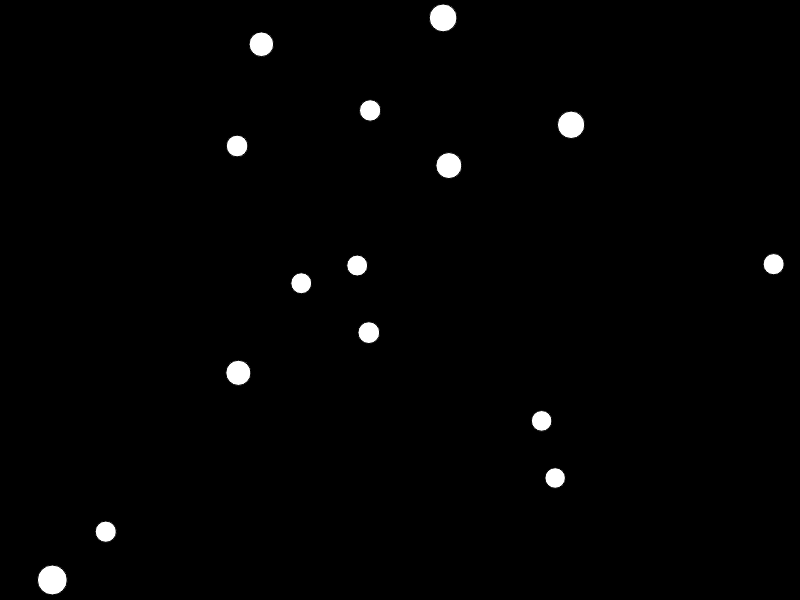
Frame 1 (no input)
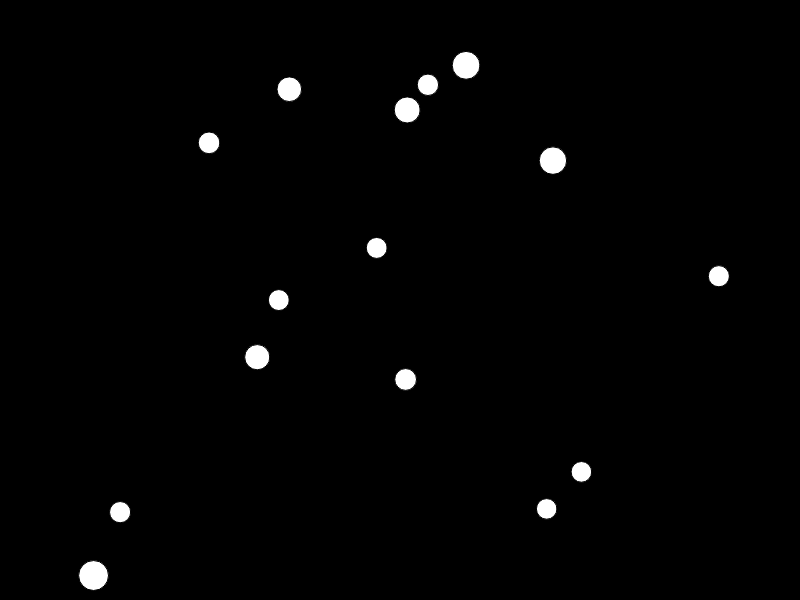
Frame 60 (no input)
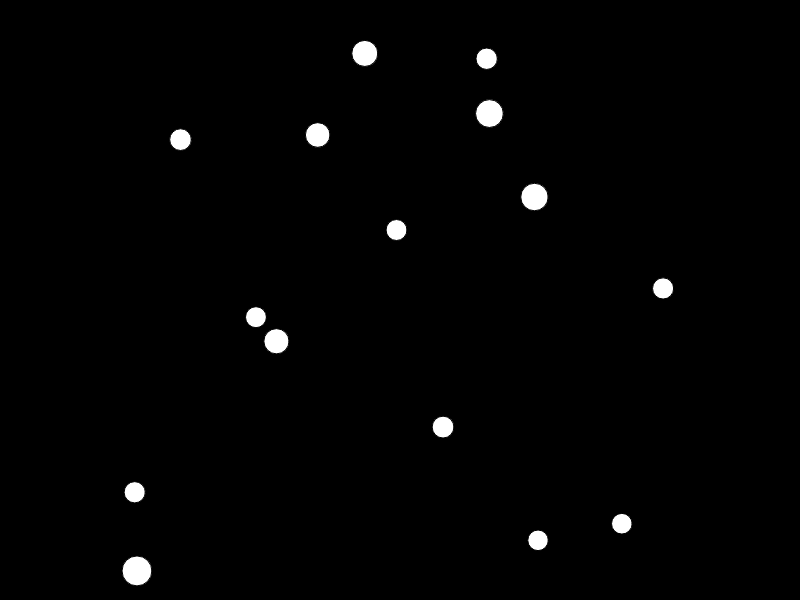
Frame 120 (the mouse pressed at the canvas centre since frame 60)

The p5.js sketch that drew these frames (run headless with seeded random() and noise() and a simulated clock; from frame 60 on, the mouse is pressed at the canvas centre):

// p5.js sketch
// ── sketch.js
// Jiashan Wu
// https://github.com/OhJia/p5MobileWebExamples

var balls = [];

function setup() {
  createCanvas(displayWidth, displayHeight);
  for (var i = 0; i < 15; i++) {
    balls.push(new Ball());
  }
  setShakeThreshold(50);
}

function draw() {
  background(0);

  for (var i = 0; i < balls.length; i++) {
    balls[i].move();
    balls[i].turn();
    balls[i].display();
  }

}

// Ball class
function Ball() {
  this.x = random(width);
  this.y = random(height);
  this.diameter = random(20, 30);
  this.xspeed = random(-2, 2);
  this.yspeed = random(-2, 2);
  this.oxspeed = this.xspeed;
  this.oyspeed = this.yspeed;
  this.direction = 0.5;

  this.move = function() {
    this.x += this.xspeed * this.direction;
    this.y += this.yspeed * this.direction;

  };

  this.turn = function() {
    if (this.x < 0) {
      this.x = 0;
      this.direction = -this.direction;
    } else if (this.y < 0) {
      this.y = 0;
      this.direction = -this.direction;
    } else if (this.x > width - 20) {
      this.x = width - 20;
      this.direction = -this.direction;
    } else if (this.y > height - 20) {
      this.y = height - 20;
      this.direction = -this.direction;
    }
  }

  this.shake = function() {
    //   this.xspeed += random(5, accChangeX/3);
    //   this.yspeed += random(5, accChangeX/3);
    this.xspeed += random(5, 15);
    this.yspeed += random(5, 15);
  }

  this.stopShake = function() {
    if (this.xspeed > this.oxspeed) {
      this.xspeed -= 0.6;
    } else {
      this.xspeed = this.oxspeed;
    }
    if (this.yspeed > this.oyspeed) {
      this.yspeed -= 0.6;
    } else {
      this.yspeed = this.oyspeed;
    }
  }

  this.display = function() {
    ellipse(this.x, this.y, this.diameter, this.diameter);
  };
}

function deviceShaken() {
  for (var i = 0; i < balls.length; i++) {
    balls[i].shake();
    balls[i].turn();
  }
  setInterval(function() {
    for (var i = 0; i < balls.length; i++) {
      balls[i].stopShake();
      balls[i].move();
    }
  }, 500);
}
